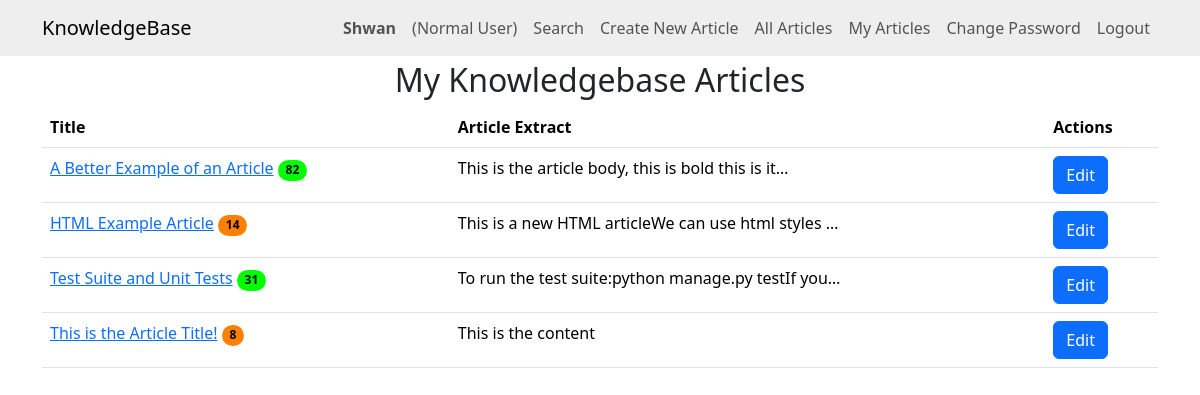
The page /myarticles/ (signed in) on the database as committed earlier.
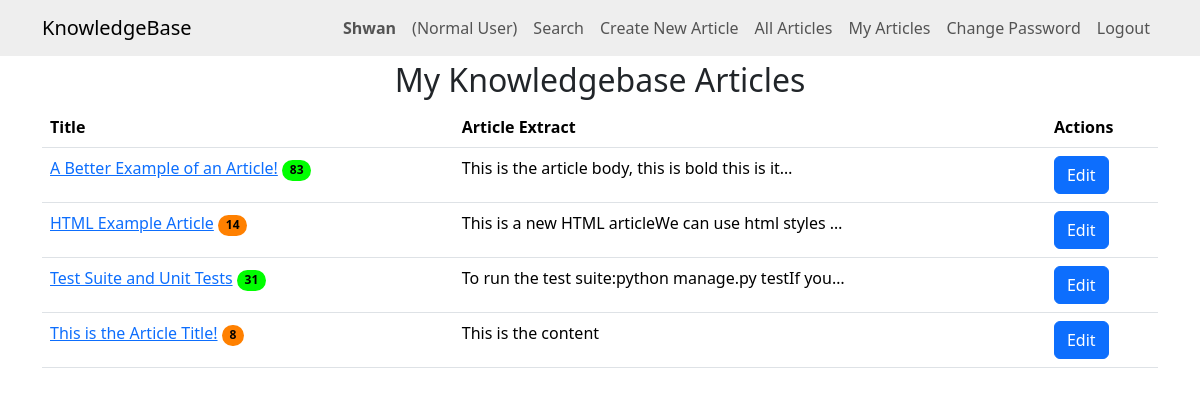
The same page on the database as committed later.
### knowledge/models.py (models this page shows)
class KBEntry(models.Model):
    title = models.CharField(max_length=255)
    article = models.TextField()
    created_by = models.ForeignKey(
        User, related_name="created_kb_entries", on_delete=models.SET_NULL, null=True
    )
    created_datetime = models.DateTimeField(auto_now_add=True)
    modified_datetime = models.DateTimeField(null=True, blank=True)
    last_modified_by = models.ForeignKey(
        User, related_name="modified_kb_entries", on_delete=models.SET_NULL, null=True
    )
    deleted_datetime = models.DateTimeField(null=True, blank=True)
    deleted_by = models.ForeignKey(
        User,
        related_name="deleted_kb_entries",
        on_delete=models.SET_NULL,
        null=True,
        blank=True,
    )
    upvotes = models.ManyToManyField(
        User, related_name="upvoted_kb_entries", blank=True
    )
    downvotes = models.ManyToManyField(
        User, related_name="downvoted_kb_entries", blank=True
    )
    rating = models.FloatField(default=0.0)
    views = models.PositiveIntegerField(default=0)
    meta_data = models.ManyToManyField("Tag", blank=True)

### knowledge/views.py (the view)
# urls.py: path("myarticles/", views.my_articles, name="my_articles"),
@login_required
def my_articles(request):
    user_articles = KBEntry.objects.filter(
        created_by=request.user, deleted_datetime__isnull=True
    )
    return render(request, "knowledge/my_articles.html", {"articles": user_articles})

### knowledge/templates/knowledge/my_articles.html (shortened to what this page needs)
{% extends 'knowledge/base.html' %}
{% block content %}
    <h2>My Knowledgebase Articles</h2>
    {% if articles %}
    <table class="table" id="table" style="display:none">
        <thead>
            <tr>
                <th>Title</th>
                <th>Article Extract</th>
                <th>Actions</th>
            </tr>
        </thead>
        <tbody>
            {% for article in articles %}
            <tr>
                <td>
                    <a href="{% url 'article_detail' article.id %}">{{ article.title }}</a>
                    {% if article.rating == 0.0 and article.downvotes.count == 0 %}
                    <span class="badge rounded-pill badge-norating" aria-label="Not Yet Rated">Not Yet Rated</span>
                    {% else %}
                        {% if article.rating >= 75 %}
                        <span class="badge rounded-pill badge-green" aria-label="{{ article.views }} views (Good rating)">
                            {{ article.views }}
                        </span>
                        {% elif article.rating >= 50 %}
                        <span class="badge rounded-pill badge-yellow" aria-label="{{ article.views }} views (Average rating)">
                            {{ article.views }}
                        </span>
                        {% elif article.rating >= 25 %}
                        <span class="badge rounded-pill badge-orange" aria-label="{{ article.views }} views (Below average rating)">
                            {{ article.views }}
                        </span>
                        {% else %}
                        <span class="badge rounded-pill badge-red" aria-label="{{ article.views }} views (Poor rating)">
                            {{ article.views }}
                        </span>
                        {% endif %}
                    {% endif %}
                </td>
                <td>{{ article.article|striptags|truncatechars:50 }}</td>
                <td>
                    <a href="{% url 'edit_article' article.id %}" class="btn btn-primary">Edit</a>
                </td>
            </tr>
            {% endfor %}
        </tbody>
    </table>
    {% else %}
        <p>You haven't written any articles yet.</p>
    {% endif %}
    <br>
{% endblock %}

Rows that differ between the two databases and show on the page:
changed KBEntry "This is the article body, this is bold this is it…": title "A Better Example of an Article" → "A Better Example of an Article!"; views "82" → "83"
